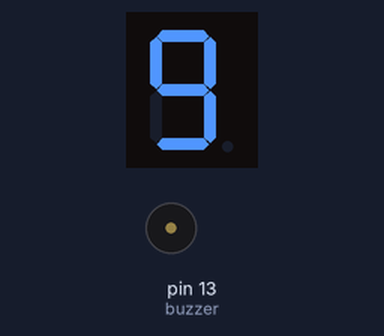
A sketch run on a simulated Arduino Uno, built with avr-gcc and run on an emulated ATmega328P. Shown: 1-digit seven-segment display, buzzer (waves = sounding, pin HIGH). Wiring (inferred from the names in the program): 1-digit 7-segment display, segments lit when LOW: segments pin 2, pin 3, pin 4, pin 5, pin 6, pin 7, pin 8. The segment pins are drawn as the display they are named for; pins used as bus, display or sensor lines are not drawn.

Above: at 0.2 s.
At 6.2 s:
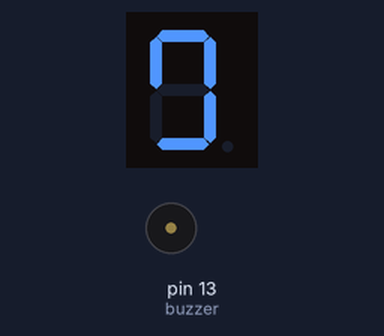
At 7.2 s:
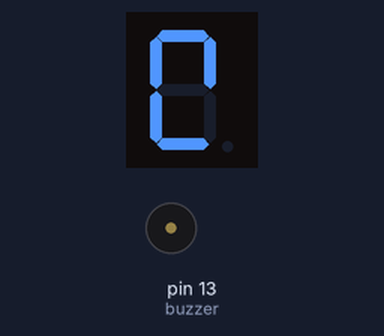
At 10.1 s:
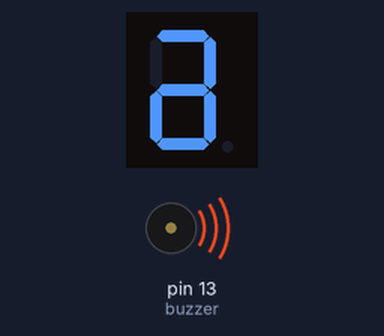
Timing chart, 0 to 39.5 s (numbered marks = the images above):
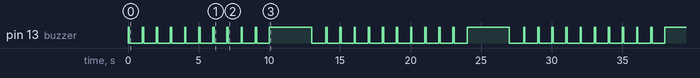

The sketch:

timer_countdown_9_to_0.ino
```cpp
// Segment pins
int segA = 2;
int segB = 3;
int segC = 4;
int segD = 5;
int segE = 6;
int segF = 7;
int segG = 8;

// Buzzer pin
int buzzer = 13;

// Store pins in array
int segments[] = {segA, segB, segC, segD, segE, segF, segG};

// COMMON ANODE patterns
// 0 = ON, 1 = OFF
int numbers[10][7] = {
  {0,0,0,0,0,1,0}, // 0
  {1,0,0,1,1,1,1}, // 1
  {0,0,1,0,0,0,1}, // 2
  {0,0,0,0,1,0,1}, // 3
  {1,0,0,1,1,0,0}, // 4
  {0,1,0,0,1,0,0}, // 5
  {0,1,0,0,0,0,0}, // 6
  {0,0,0,1,1,1,1}, // 7
  {0,0,0,0,0,0,0}, // 8
  {0,0,0,0,1,0,0}  // 9
};

void setup() {
  for (int i = 0; i < 7; i++) {
    pinMode(segments[i], OUTPUT);
    digitalWrite(segments[i], HIGH); // segments OFF
  }

  pinMode(buzzer, OUTPUT);
  digitalWrite(buzzer, LOW);
}

void loop() {

  // Countdown with short beeps
  for (int num = 9; num >= 0; num--) {

    // Display number
    for (int i = 0; i < 7; i++) {
      digitalWrite(segments[i], numbers[num][i]);
    }

    // Short beep (tick sound)
    digitalWrite(buzzer, HIGH);
    delay(100);
    digitalWrite(buzzer, LOW);

    delay(900); // completes 1 second
  }

  // Long beep at 0
  digitalWrite(buzzer, HIGH);
  delay(3000);
  digitalWrite(buzzer, LOW);

  delay(1000); // pause before restart
}
/*
 Project: Arduino 1-Digit 7-Segment Display (Counting Numbers)
 Author: Siddham Robotics Initiatives

 Description:
 This program controls a 1-digit 7-segment display using an Arduino Uno.
 The display used in this project is a COMMON CATHODE type.
 The Arduino turns individual segments ON and OFF to display numbers from 0 to 9.

 Connections:
 Segment A -> Pin 2
 Segment B -> Pin 3
 Segment C -> Pin 4
 Segment D -> Pin 5
 Segment E -> Pin 6
 Segment F -> Pin 7
 Segment G -> Pin 8
 Common Pin -> 5V

 Resistors:
 Use one 220 ohm resistor for common pin.

 Output:
 The display shows a countdown from 9 to 0 with a fixed delay and buzzer bip on each count.

 Learning Objectives:
 - Understand how a 7-segment display works
 - Learn digital OUTPUT pins
 - Learn arrays and for-loops
 - Build debugging skills for hardware projects

 Tutorial Video:
 Refer to the YouTube tutorial linked in the GitHub repository README.

 Created for educational use.
*/
```

Measured:
- by itself, pin 13 (buzzer): moves between LOW and HIGH, repeating every 14.0 s
- by itself, everything shown: repeats every 14.0 s, in 22 steps
- what the display in image 1 shows lasts 1.0 s, from 6.0 s to 7.0 s
